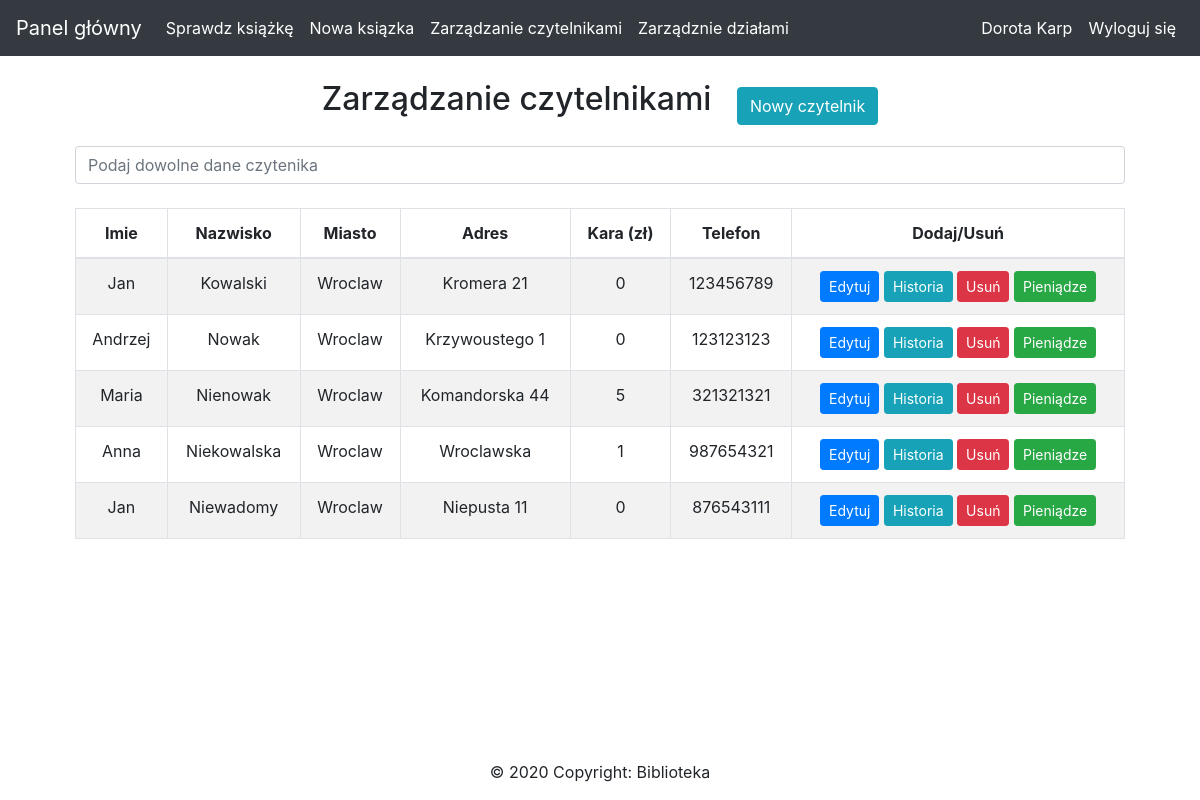
The app's page /zarz_czytelnikami.php (signed in) with its own data.
### tables this page shows
CREATE TABLE `czytelnik` (
  `id_czytelnik` int(11) NOT NULL AUTO_INCREMENT,
  `imie` varchar(50) NOT NULL,
  `nazwisko` varchar(50) NOT NULL,
  `miasto` varchar(50) DEFAULT NULL,
  `adres` varchar(255) DEFAULT NULL,
  `kara` int(11) DEFAULT NULL,
  `telefon` varchar(20) DEFAULT NULL,
  PRIMARY KEY (`id_czytelnik`)
);

### zarz_czytelnikami.php (the view, shortened to what this page needs)
<?php
require_once "connect.php";
try{
     $polaczenie = new mysqli($host,$db_user,$db_password,$db_name);
     $polaczenie->query("SET NAMES 'utf8'");
        if($polaczenie->connect_errno!=0){
            throw new Exception(mysqli_connect_errno());
        }
        else{
            $rezultat = $polaczenie->query("SELECT * FROM czytelnik");
    }
    }
    catch(Exception $error){
        echo '<span>Błąd serwera, nie można połączyć się z bazą danych';
    }
?>
<!DOCTYPE HTML>
<html lang="pl">
<head>
    <link rel="stylesheet" href="https://maxcdn.bootstrapcdn.com/bootstrap/4.5.0/css/bootstrap.min.css">
</head>
<body>
<?php
include 'nav.php';
?>
<div class = "opakowanie_czytelnicy">
    <div class="container">
        <div  id="naglowek_center">
            <h2 class="naglowek" style="display: inline;">Zarządzanie czytelnikami</h2>
            <div id="dodaj_czytelnika" style="display: inline;" >
                <a class="btn btn-large btn-info" href="nowy_urzytkownik.php" >Nowy czytelnik</a>
            </div>
        </div>
        <input class="form-control mb-4" id="tableSearch" type="text"
            placeholder="Podaj dowolne dane czytenika" style="margin-top:2%;" >
        <table class="table table-bordered table-striped">
            <thead>
            <?php if (mysqli_num_rows($rezultat) > 0) {
                echo
                "<tr>
                <th>Imie</th>
                <th>Nazwisko</th>
                <th>Miasto</th>
                <th>Adres</th>
                <th>Kara (zł)</th>
                <th>Telefon</th>
                <th>Dodaj/Usuń</th>
                </tr>";
            }
            else{
                echo '<div class="alert alert-warning" style="margin-top:5%;">Brak zarejestrowanych czytelników w bibliotece</div>';
            }
            ?>
            </thead>
            <tbody id="myTable">
            <?php if (mysqli_num_rows($rezultat) > 0) {
                while($row = mysqli_fetch_assoc($rezultat)) {
            ?>
            <tr>
                    <td><?php echo $row["imie"]?> </td>
                    <td><?php echo $row["nazwisko"]?> </td>
                    <td><?php echo $row["miasto"]?> </td>
                    <td><?php echo $row["adres"]?> </td>
                    <td><?php echo $row["kara"]?> </td>
                    <td><?php echo $row["telefon"]?> </td>
                    <td>
                    <form action="" method="post">
                        <button type="submit" name="aktualizacja" class="btn btn-primary btn-sm"  value="<?php echo $row['id_czytelnik']; ?>">
                            Edytuj
                        </button>
                        <button type="submit" name="historia" class="btn btn-info btn-sm"  value="<?php echo $row['id_czytelnik']; ?>">
                            Historia
                        </button>
                        <button type="submit" name="usun" class="btn btn-danger btn-sm"  value="<?php echo $row['id_czytelnik']; ?>">
                            Usuń
                        </button>
                        <button type="submit" name="pieniadze" class="btn btn-success btn-sm"  value="<?php echo $row['id_czytelnik']; ?>">
                            Pieniądze
                        </button>
                    </form>
                    </td>
            </tr>
            <?php }} ?>
            </tbody>
        </table>
    </div>
    <?php
    include 'footer.php'
    ?>
</div>
</body>
</html>

### records on screen
czytelnik: imie "Jan", nazwisko "Kowalski", miasto "Wroclaw", adres "Kromera 21", kara "0", telefon "123456789", $row['id_czytelnik'] 1 (drawn)
czytelnik: imie "Andrzej", nazwisko "Nowak", miasto "Wroclaw", adres "Krzywoustego 1", kara "0", telefon "123123123", $row['id_czytelnik'] 2 (drawn)
czytelnik: imie "Maria", nazwisko "Nienowak", miasto "Wroclaw", adres "Komandorska 44", kara "5", telefon "321321321", $row['id_czytelnik'] 3 (drawn)
czytelnik: imie "Anna", nazwisko "Niekowalska", miasto "Wroclaw", adres "Wroclawska", kara "1", telefon "987654321", $row['id_czytelnik'] 4 (drawn)
czytelnik: imie "Jan", nazwisko "Niewadomy", miasto "Wroclaw", adres "Niepusta 11", kara "0", telefon "876543111", $row['id_czytelnik'] 5 (drawn)

### other values on screen
$_SESSION['imie_bibliotekarza'] "Dorota"
$_SESSION['nazwisko_bibliotekarza'] "Karp"
